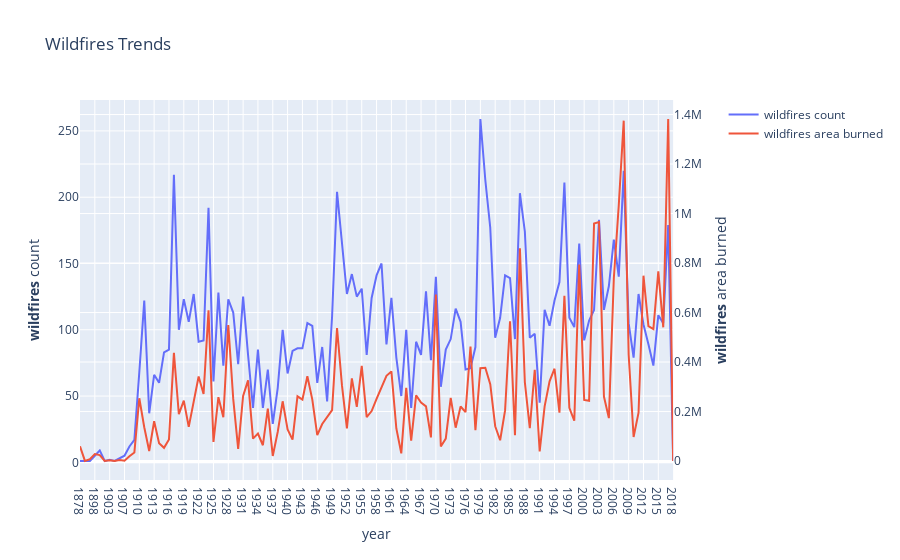

Here is the notebook cell this chart was saved with:
### Code cell
import pandas as pd
import numpy as np
import requests
import plotly.express as px
import plotly.graph_objects as go
from plotly.subplots import make_subplots

# Read data
df = pd.read_csv('wildfires_with_geocoord.csv', parse_dates=True)

# Make grouping by year - counts
grouped_counts = df.groupby('year').count()
grouped_counts = grouped_counts.reset_index()
grouped_counts = grouped_counts[['year', 'agency']]
grouped_counts = grouped_counts.rename(columns={'agency':'count'})
grouped_counts = grouped_counts.sort_values('year')

# Make grouping by year - acres burned
grouped_area = df.groupby('year').sum()
grouped_area = grouped_area.reset_index()
grouped_area = grouped_area[['year', 'gis_acres']]
grouped_area = grouped_area.rename(columns={'gis_acres':'area_burned'})
grouped_area = grouped_area.sort_values('year')

# Merge
df_grouped = grouped_counts.merge(grouped_area)
# Save
df_grouped.to_csv('wildfires_grouped_task2_2.csv', index=False)


# Read
df_grouped = pd.read_csv('wildfires_grouped_task2_2.csv')


# Create figure with secondary y-axis
fig_trends = make_subplots(specs=[[{"secondary_y": True}]])

# Add traces
fig_trends.add_trace(
    go.Scatter(x=df_grouped['year'].astype(str), y=df_grouped['count'], name="wildfires count"),
    secondary_y=False,
)

fig_trends.add_trace(
    go.Scatter(x=df_grouped['year'].astype(str), y=df_grouped['area_burned'], name="wildfires area burned"),
    secondary_y=True,
)

# Add figure title
fig_trends.update_layout(
    title_text="Wildfires Trends"
)

# Set x-axis title
fig_trends.update_xaxes(title_text="year")

# Set y-axes titles
fig_trends.update_yaxes(title_text="<b>wildfires</b> count", secondary_y=False)
fig_trends.update_yaxes(title_text="<b>wildfires</b> area burned", secondary_y=True)

fig_trends.show()

### Figure 1 — Plotly figure (JSON) as saved in the notebook; plotly's stock layout.template omitted (floating-point values rounded to 4 significant figures)
{"data": [{"name": "wildfires count", "type": "scatter", "x": ["1878", "1895", "1896", "1898", "1900", "1902", "1903", "1905", "1906", "1907", "1908", "1909", "1910", "1911", "1912", "1913", "1914", "1915", "1916", "1917", "1918", "1919", "1920", "1921", "1922", "1923", "1924", "1925", "1926", "1927", "1928", "1929", "1930", "1931", "1932", "1933", "1934", "1935", "1936", "1937", "1938", "1939", "1940", "1941", "1942", "1943", "1944", "1945", "1946", "1947", "1948", "1949", "1950", "1951", "1952", "1953", "1954", "1955", "1956", "1957", "1958", "1959", "1960", "1961", "1962", "1963", "1964", "1965", "1966", "1967", "1968", "1969", "1970", "1971", "1972", "1973", "1974", "1975", "1976", "1977", "1978", "1979", "1980", "1981", "1982", "1983", "1984", "1985", "1986", "1987", "1988", "1989", "1990", "1991", "1992", "1993", "1994", "1995", "1996", "1997", "1998", "1999", "2000", "2001", "2002", "2003", "2004", "2005", "2006", "2007", "2008", "2009", "2010", "2011", "2012", "2013", "2014", "2015", "2016", "2017", "2018"], "xaxis": "x", "y": [1, 1, 1, 5, 9, 1, 2, 1, 3, 5, 12, 17, 68, 122, 37, 66, 60, 83, 85, 217, 100, 123, 106, 127, 91, 92, 192, 61, 128, 73, 123, 113, 74, 125, 81, 41, 85, 41, 70, 29, 56, 100, 67, 84, 86, 86, 105, 103, 60, 87, 46, 110, 204, 167, 127, 142, 125, 131, 81, 124, 141, 150, 89, 124, 79, 50, 100, 41, 91, 81, 129, 77, 140, 57, 85, 93, 116, 106, 70, 71, 87, 259, 213, 177, 94, 109, 141, 139, 93, 203, 174, 94, 97, 45, 115, 103, 122, 136, 211, 109, 102, 165, 92, 107, 115, 183, 115, 133, 168, 140, 220, 105, 79, 127, 104, 89, 73, 111, 105, 179, 1], "yaxis": "y"}, {"name": "wildfires area burned", "type": "scatter", "x": ["1878", "1895", "1896", "1898", "1900", "1902", "1903", "1905", "1906", "1907", "1908", "1909", "1910", "1911", "1912", "1913", "1914", "1915", "1916", "1917", "1918", "1919", "1920", "1921", "1922", "1923", "1924", "1925", "1926", "1927", "1928", "1929", "1930", "1931", "1932", "1933", "1934", "1935", "1936", "1937", "1938", "1939", "1940", "1941", "1942", "1943", "1944", "1945", "1946", "1947", "1948", "1949", "1950", "1951", "1952", "1953", "1954", "1955", "1956", "1957", "1958", "1959", "1960", "1961", "1962", "1963", "1964", "1965", "1966", "1967", "1968", "1969", "1970", "1971", "1972", "1973", "1974", "1975", "1976", "1977", "1978", "1979", "1980", "1981", "1982", "1983", "1984", "1985", "1986", "1987", "1988", "1989", "1990", "1991", "1992", "1993", "1994", "1995", "1996", "1997", "1998", "1999", "2000", "2001", "2002", "2003", "2004", "2005", "2006", "2007", "2008", "2009", "2010", "2011", "2012", "2013", "2014", "2015", "2016", "2017", "2018"], "xaxis": "x", "y": [59470.0, 628.1, 7532.0, 28240.0, 24290.0, 731.5, 3649.0, 214.3, 3879.0, 1103.0, 19670.0, 34790.0, 253800.0, 136700.0, 40470.0, 160900.0, 71750.0, 53380.0, 87080.0, 437100.0, 189200.0, 243800.0, 138000.0, 244000.0, 341700.0, 270900.0, 608800.0, 77340.0, 258100.0, 177200.0, 549700.0, 251100.0, 48870.0, 263300.0, 325900.0, 90700.0, 110800.0, 63880.0, 211800.0, 20640.0, 117600.0, 241400.0, 127900.0, 86700.0, 261600.0, 248100.0, 342700.0, 248100.0, 104400.0, 149600.0, 175700.0, 205900.0, 537500.0, 305700.0, 132400.0, 333900.0, 218700.0, 384400.0, 177500.0, 201900.0, 251100.0, 297900.0, 344500.0, 361900.0, 131600.0, 31290.0, 295700.0, 82190.0, 265100.0, 236000.0, 220800.0, 95480.0, 673200.0, 58400.0, 90470.0, 255400.0, 134900.0, 220500.0, 197400.0, 463000.0, 124500.0, 375300.0, 377100.0, 310700.0, 140800.0, 84050.0, 204600.0, 564900.0, 104200.0, 860100.0, 318000.0, 132700.0, 368900.0, 38770.0, 221200.0, 322300.0, 373000.0, 195500.0, 668000.0, 214800.0, 162800.0, 794200.0, 246600.0, 243500.0, 959500.0, 965300.0, 260500.0, 173400.0, 738600.0, 1033000.0, 1375000.0, 430600.0, 97320.0, 195100.0, 749000.0, 545200.0, 533200.0, 766300.0, 540300.0, 1382000.0, 189.5], "yaxis": "y2"}], "layout": {"autosize": true, "title": {"text": "Wildfires Trends"}, "xaxis": {"anchor": "y", "autorange": true, "domain": [0, 0.94], "range": [0, 120], "title": {"text": "year"}, "type": "category"}, "yaxis": {"anchor": "x", "autorange": true, "domain": [0, 1], "range": [-13.33, 273.3], "title": {"text": "<b>wildfires</b> count"}, "type": "linear"}, "yaxis2": {"anchor": "x", "autorange": true, "overlaying": "y", "range": [-76580.0, 1459000.0], "side": "right", "title": {"text": "<b>wildfires</b> area burned"}, "type": "linear"}}}
